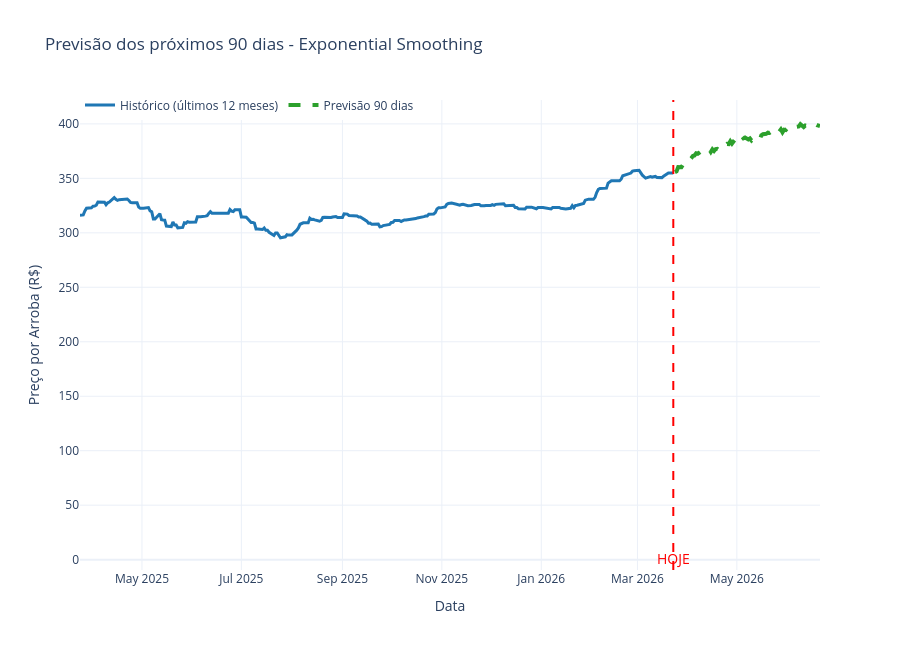

The cell this chart's notebook holds for it:
### Code cell
# Gráfico comparativo (últimos 12 meses + previsão)
hoje = cepea['Data'].iloc[-1]
ultimos_12_meses = cepea[cepea['Data'] >= hoje - pd.Timedelta(days=365)]

fig = go.Figure()

fig.add_trace(go.Scatter(
    x=ultimos_12_meses['Data'],
    y=ultimos_12_meses['Preco_Arroba'],
    mode='lines',
    name='Histórico (últimos 12 meses)',
    line=dict(color='#1f77b4', width=3)
))

fig.add_trace(go.Scatter(
    x=df_previsao['Data'],
    y=df_previsao['Preco_Arroba'],
    mode='lines',
    name='Previsão 90 dias',
    line=dict(color='#2ca02c', width=4, dash='dash')
))

fig.add_vline(x=hoje, line_dash="dash", line_color="red")
fig.add_annotation(x=hoje, y=1.06, text="HOJE", showarrow=False, font=dict(color="red", size=14))

fig.update_layout(
    title="Previsão dos próximos 90 dias - Exponential Smoothing",
    xaxis_title="Data",
    yaxis_title="Preço por Arroba (R$)",
    hovermode="x unified",
    template="plotly_white",
    height=650,
    legend=dict(orientation="h", y=1.02)
)

fig.show()
